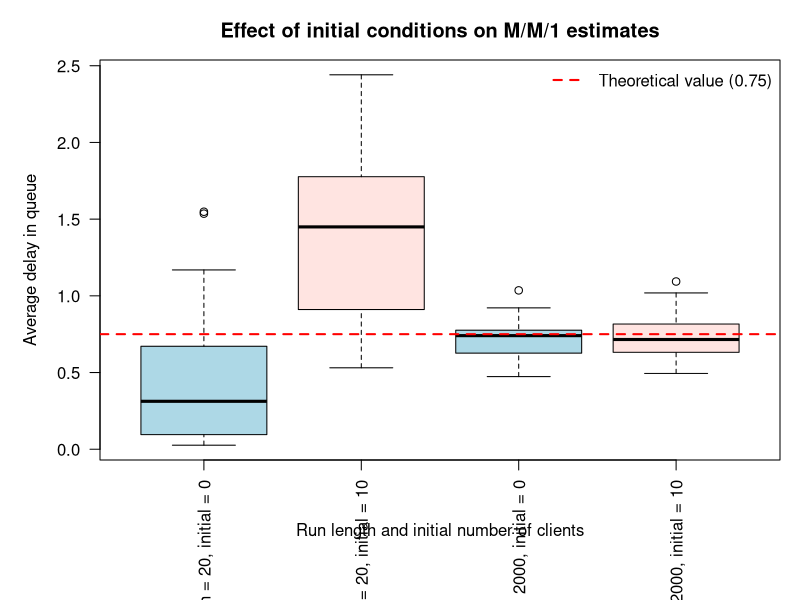

Write the R code that produced this figure.
# Exercise 13: effect of initial conditions on M/M/1 queue-delay estimates.

arrival_rate <- 3
service_rate <- 4
run_lengths <- c(20, 2000)
initial_clients_cases <- c(0, 10)
number_of_runs <- 25
random_seed <- 13

simulate_mm1_average_queue_delay <- function(
  arrival_rate,
  service_rate,
  number_of_delays,
  initial_clients
) {
  time <- 0
  completed <- 0
  accumulated_queue_delay <- 0
  queue_arrival_times <- if (initial_clients > 1) {
    rep(0, initial_clients - 1)
  } else {
    numeric(0)
  }
  queue_head <- 1
  server_busy <- initial_clients > 0
  current_customer_queue_delay <- 0
  next_arrival <- rexp(1, rate = arrival_rate)
  next_departure <- if (server_busy) rexp(1, rate = service_rate) else Inf

  while (completed < number_of_delays) {
    if (next_arrival < next_departure) {
      time <- next_arrival
      next_arrival <- time + rexp(1, rate = arrival_rate)

      if (server_busy) {
        queue_arrival_times <- c(queue_arrival_times, time)
      } else {
        server_busy <- TRUE
        current_customer_queue_delay <- 0
        next_departure <- time + rexp(1, rate = service_rate)
      }
    } else {
      time <- next_departure
      accumulated_queue_delay <- accumulated_queue_delay + current_customer_queue_delay
      completed <- completed + 1

      if (queue_head <= length(queue_arrival_times)) {
        current_customer_queue_delay <- time - queue_arrival_times[queue_head]
        queue_head <- queue_head + 1
        next_departure <- time + rexp(1, rate = service_rate)
      } else {
        server_busy <- FALSE
        next_departure <- Inf
      }
    }
  }

  accumulated_queue_delay / number_of_delays
}

set.seed(random_seed)
run_results <- expand.grid(
  run = seq_len(number_of_runs),
  run_length = run_lengths,
  initial_clients = initial_clients_cases,
  KEEP.OUT.ATTRS = FALSE
)
run_results$average_queue_delay <- mapply(
  simulate_mm1_average_queue_delay,
  number_of_delays = run_results$run_length,
  initial_clients = run_results$initial_clients,
  MoreArgs = list(arrival_rate = arrival_rate, service_rate = service_rate)
)
run_results$scenario <- factor(
  paste0("n = ", run_results$run_length, ", initial = ", run_results$initial_clients),
  levels = c(
    "n = 20, initial = 0",
    "n = 20, initial = 10",
    "n = 2000, initial = 0",
    "n = 2000, initial = 10"
  )
)

traffic_intensity <- arrival_rate / service_rate
theoretical_queue_delay <- traffic_intensity / (service_rate - arrival_rate)
scenario_groups <- split(run_results$average_queue_delay, run_results$scenario)
summary_results <- do.call(rbind, lapply(names(scenario_groups), function(scenario_name) {
  estimates <- scenario_groups[[scenario_name]]
  estimate_mean <- mean(estimates)
  estimate_sd <- sd(estimates)
  confidence_interval <- estimate_mean + c(-1, 1) *
    qt(0.975, df = length(estimates) - 1) * estimate_sd / sqrt(length(estimates))

  data.frame(
    scenario = scenario_name,
    mean = estimate_mean,
    standard_deviation = estimate_sd,
    ci_lower = confidence_interval[1],
    ci_upper = confidence_interval[2],
    minimum = min(estimates),
    maximum = max(estimates),
    stringsAsFactors = FALSE
  )
}))

cat("M/M/1 initial-condition experiment\n")
cat("Arrival rate (lambda):", arrival_rate, "\n")
cat("Service rate (mu):", service_rate, "\n")
cat("Traffic intensity (lambda/mu):", traffic_intensity, "\n")
cat("Initial condition: with 10 clients, one starts in service and nine wait from t = 0.\n")
cat("Replications per case:", number_of_runs, "\n")
cat("Theoretical average queue delay:", round(theoretical_queue_delay, 4), "\n\n")
print(transform(
  summary_results,
  mean = round(mean, 4),
  standard_deviation = round(standard_deviation, 4),
  ci_lower = round(ci_lower, 4),
  ci_upper = round(ci_upper, 4),
  minimum = round(minimum, 4),
  maximum = round(maximum, 4)
), row.names = FALSE)

script_path <- tryCatch(sys.frames()[[1]]$ofile, error = function(e) NULL)
if (!is.null(script_path) && nzchar(script_path)) {
  script_dir <- dirname(normalizePath(script_path, winslash = "/"))
} else {
  search_roots <- unique(c(
    normalizePath(getwd(), winslash = "/"),
    list.dirs(getwd(), recursive = FALSE, full.names = TRUE),
    dirname(normalizePath(getwd(), winslash = "/"))
  ))
  possible_output_dirs <- c(
    file.path(search_roots, "module 1", "scripts"),
    file.path(search_roots, "scripts")
  )
  existing_output_dirs <- possible_output_dirs[dir.exists(possible_output_dirs)]
  script_dir <- if (length(existing_output_dirs)) existing_output_dirs[1] else getwd()
}

write.csv(run_results, file.path(script_dir, "E13_replication_results.csv"), row.names = FALSE)
write.csv(summary_results, file.path(script_dir, "E13_summary_results.csv"), row.names = FALSE)

pdf(file.path(script_dir, "E13_initial_conditions.pdf"), width = 9, height = 5.5)
par(mar = c(7, 5, 3, 1))
boxplot(
  average_queue_delay ~ scenario,
  data = run_results,
  las = 2,
  ylab = "Average delay in queue",
  xlab = "Run length and initial number of clients",
  main = "Effect of initial conditions on M/M/1 estimates",
  col = c("lightblue", "mistyrose", "lightblue", "mistyrose")
)
abline(h = theoretical_queue_delay, col = "red", lty = 2, lwd = 2)
legend(
  "topright",
  legend = "Theoretical value (0.75)",
  col = "red",
  lty = 2,
  lwd = 2,
  bty = "n"
)
dev.off()

cat("\nRun-level data:", file.path(script_dir, "E13_replication_results.csv"), "\n")
cat("Summary data:", file.path(script_dir, "E13_summary_results.csv"), "\n")
cat("Plot:", file.path(script_dir, "E13_initial_conditions.pdf"), "\n")
